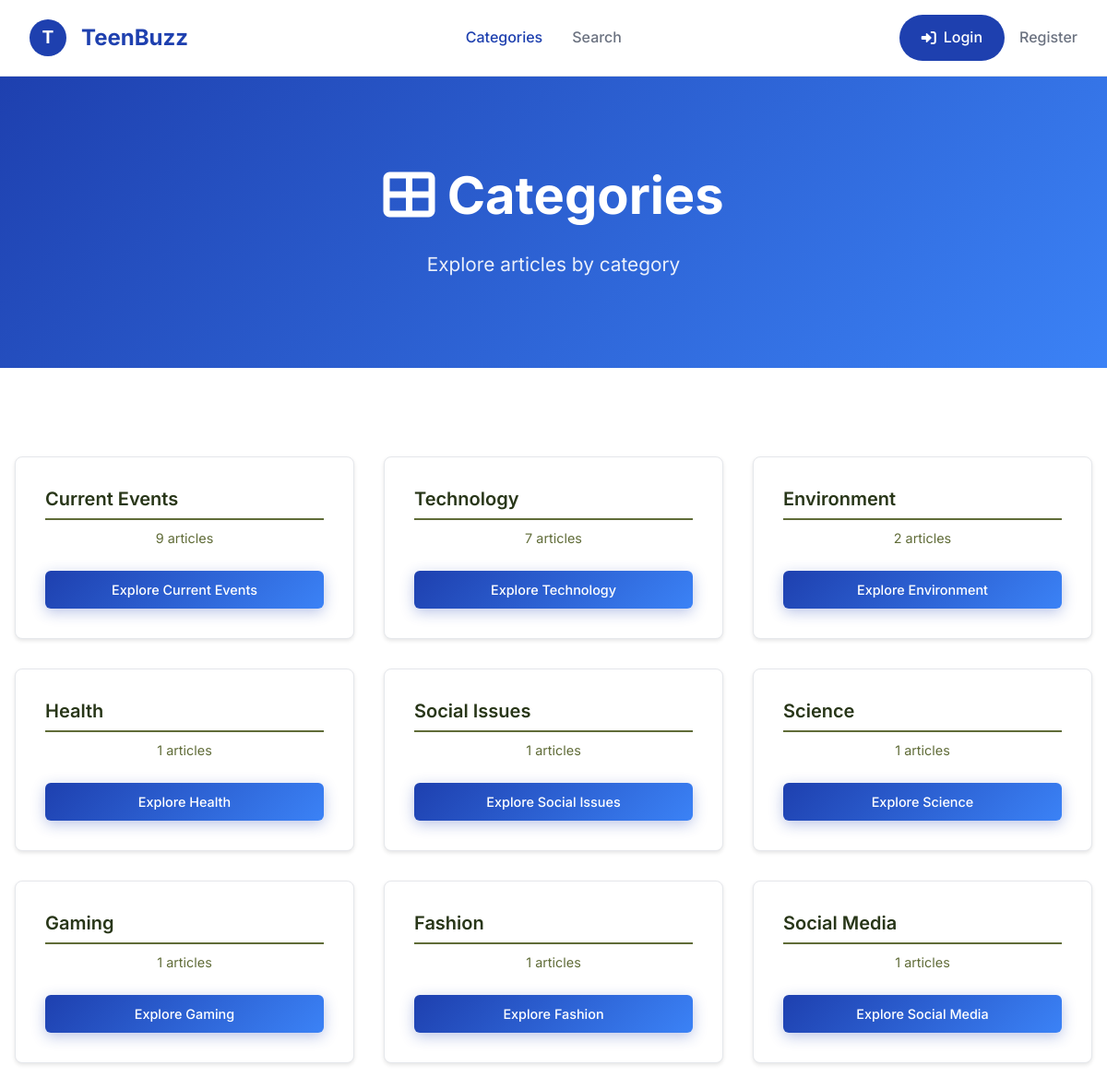
The page /categories on the database its author committed.
### tables this page shows
CREATE TABLE articles (
            id INTEGER PRIMARY KEY AUTOINCREMENT,
            headline TEXT NOT NULL,
            content TEXT NOT NULL,
            category TEXT NOT NULL,
            source TEXT,
            url TEXT,
            created_at TIMESTAMP DEFAULT CURRENT_TIMESTAMP,
            updated_at TIMESTAMP DEFAULT CURRENT_TIMESTAMP,
            drawn_by_user_id TEXT,
            publish_date DATE,
            tags TEXT,
            FOREIGN KEY (drawn_by_user_id) REFERENCES users(id)
        );

### app_with_auth.py (the view)
@app.route('/categories')
def categories():
    try:
        db = get_database()
        if not db:
            return render_template('categories.html', categories=[])
        category_results = db.execute_query('SELECT DISTINCT category FROM articles WHERE category IS NOT NULL')
        categories = []
        for row in category_results:
            category_name = row['category']
            category_articles = db.select('articles', where='category = ?', params=(category_name,), limit=10)
            total_views = sum(article.get('views', 0) for article in category_articles)
            total_likes = sum(article.get('likes', 0) for article in category_articles)
            recent_articles = sorted(category_articles, key=lambda x: x.get('created_at', ''), reverse=True)[:3]
            category_data = {
                'name': category_name,
                'article_count': len(category_articles),
                'views': total_views,
                'likes': total_likes,
                'recent_articles': recent_articles
            }
            categories.append(category_data)
        categories.sort(key=lambda x: x['article_count'], reverse=True)
        selected_category = request.args.get('category', '')
        filtered_articles = []
        if selected_category:
            filtered_articles = db.select('articles', where='category = ?', params=(selected_category,), limit=20)
            print(f"🔍 Filtering by category: {selected_category} - Found {len(filtered_articles)} articles")
        print(f"📂 Loaded {len(categories)} categories for categories page")
        print(f"🔍 Categories data: {[cat['name'] for cat in categories]}")
        if not categories:
            print("⚠️ No categories found - this might be the issue")
            all_articles = db.select('articles', limit=10)
            print(f"📰 Found {len(all_articles)} total articles")
            if all_articles:
                print(f"📰 Sample article categories: {[a.get('category', 'None') for a in all_articles[:5]]}")
        return render_template('categories_simple.html',
                             categories=categories,
                             selected_category=selected_category,
                             filtered_articles=filtered_articles)
    except Exception as e:
        print(f"Error in categories route: {e}")
        return render_template('categories.html', categories=[])

### app_with_auth.py (called while the page is built)
@app.context_processor
def inject_user():
    return {
        'current_user': get_current_user(),
        'is_authenticated': is_authenticated(),
        'is_admin': is_admin()
    }

### auth_system_enhanced.py (called while the page is built, shortened)
def get_current_user():
    return auth_manager.get_current_user()

def is_authenticated():
    return auth_manager.is_authenticated()

def is_admin():
    return auth_manager.is_admin()

    def get_current_user(self):
        if not session.get('is_authenticated'):
            return None

    def is_authenticated(self):
        return session.get('is_authenticated', False)

    def is_admin(self):
        return session.get('is_admin', False)

### database_manager.py (called while the page is built, shortened)
def get_database():
    toggle = DatabaseToggle()
    return toggle.get_database()

    def connect(self):
        self.conn = sqlite3.connect(self.db_path)
        self.conn.row_factory = sqlite3.Row  # Enable column access by name
        return self

    def execute_query(self, query: str, params: tuple = ()) -> List[Dict[str, Any]]:
        if not self.conn:
            self.connect()
        cursor = self.conn.cursor()
        cursor.execute(query, params)
        columns = [description[0] for description in cursor.description] if cursor.description else []
        results = [dict(zip(columns, row)) for row in cursor.fetchall()]
        self.conn.commit()
        return results

    def select(self, table: str, columns: str = '*', where: str = '', params: tuple = (), limit: int = None) -> List[Dict[str, Any]]:
        query = f"SELECT {columns} FROM {table}"
        if where:
            query += f" WHERE {where}"
        if limit:
            query += f" LIMIT {limit}"
        return self.execute_query(query, params)

    def load_config(self):
        if os.path.exists(self.config_file):
            with open(self.config_file, 'r') as f:
                self.config = json.load(f)

    def get_database(self):
        if self.config['use_local']:
            return LocalDatabase(self.config['local_db_path'])
        else:
            return None

### templates/categories_simple.html (shortened to what this page needs)
{% extends "base.html" %}
{% block content %}
<div class="categories-container">
    <div class="categories-header">
        {% if selected_category %}
        <div class="back-button-container">
            <a href="{{ url_for('categories') }}" class="back-button">
                <i class="fas fa-arrow-left"></i>
                Back to Categories
            </a>
        </div>
        {% else %}
        <h1><i class="fas fa-th-large"></i> Categories</h1>
        <p>Explore articles by category</p>
        {% endif %}
    </div>
    {% if not selected_category %}
    <div class="categories-grid">
        {% for category in categories %}
        <div class="category-card">
            <h3 class="category-title">{{ category.name }}</h3>
            <p class="category-count">{{ category.article_count }} articles</p>
            <button class="category-button" onclick="exploreCategory('{{ category.name }}')">
                Explore {{ category.name }}
            </button>
        </div>
        {% endfor %}
    </div>
    {% endif %}
</div>
{% endblock %}

### static/css/style.css (style rules this page uses)
:root { --primary-color: #606c38; --secondary-color: #283618; --bg-primary: #fefae0; --accent-color: #dda15e; --highlight-color: #bc6c25; --text-primary: #283618; --text-secondary: #606c38; --text-light: #fefae0; --success-color: #28a745; --danger-color: #dc3545; --warning-color: #ffc107; --info-color: #17a2b8; --shadow-light: 0 2px 10px rgba(0,0,0,0.1); --shadow-medium: 0 4px 20px rgba(0,0,0,0.15); --shadow-heavy: 0 8px 30px rgba(0,0,0,0.2); --border-radius: 16px; --border-radius-small: 10px; --transition: all 0.3s ease; --primary-blue: #1e40af; --secondary-blue: #3b82f6; --accent-orange: #f97316; --text-dark: #1f2937; --text-gray: #6b7280; --bg-white: #ffffff; --bg-light: #f9fafb; --border-light: #e5e7eb; }
* { margin: 0; padding: 0; box-sizing: border-box; }
body { font-family: 'Helvetica Neue', Helvetica, Arial, sans-serif; line-height: 1.6; color: var(--text-primary); background-color: var(--bg-primary); }
h1, h2, h3, h4 { font-weight: 600; line-height: 1.3; }
h1 { font-size: 2.5rem; }
h3 { font-size: 1.5rem; }
.category-card { background: var(--bg-primary); padding: 2rem; border-radius: var(--border-radius); box-shadow: var(--shadow-light); text-align: center; cursor: pointer; transition: var(--transition); }
.category-card h3 { color: var(--text-primary); margin-bottom: 0.5rem; }
.category-card p { color: var(--text-secondary); font-size: 0.9rem; }
.category-title { font-size: 2rem; color: var(--text-primary); margin-bottom: 2rem; display: flex; align-items: center; gap: 0.5rem; border-bottom: 2px solid var(--primary-color); padding-bottom: 0.5rem; }

### rows shown on the page
articles: name "Environment", article_count "2"
articles: name "Health", article_count "1"
articles: name "Social Issues", article_count "1"
articles: name "Science", article_count "1"
articles: name "Gaming", article_count "1"
articles: name "Fashion", article_count "1"
articles: name "Social Media", article_count "1"

### other values the page prints
{{ category.name }} "Current Events" "Technology"
{{ category.article_count }} "9" "7"
